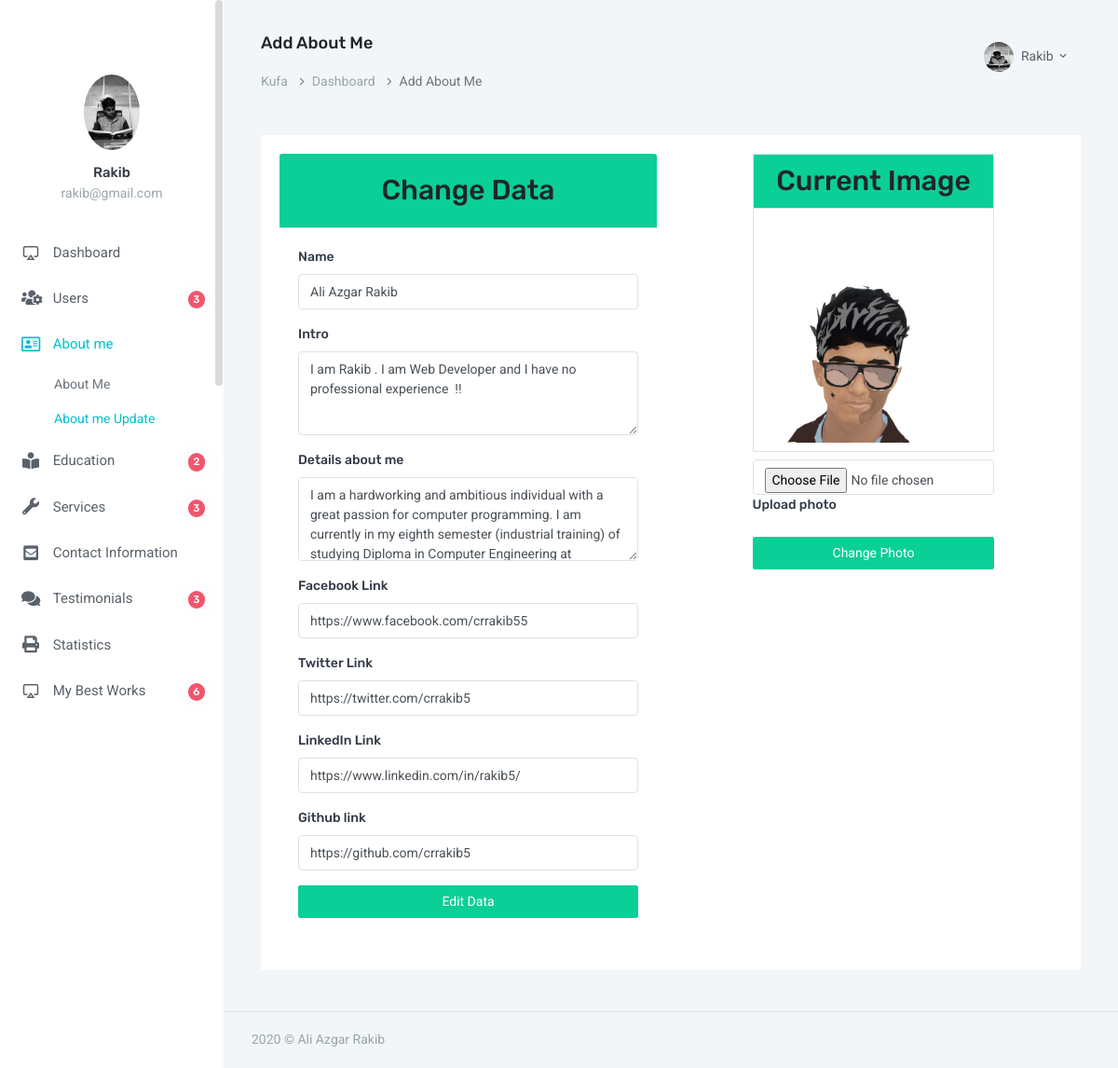
The app's page /admin/about_me.php (signed in), older data.
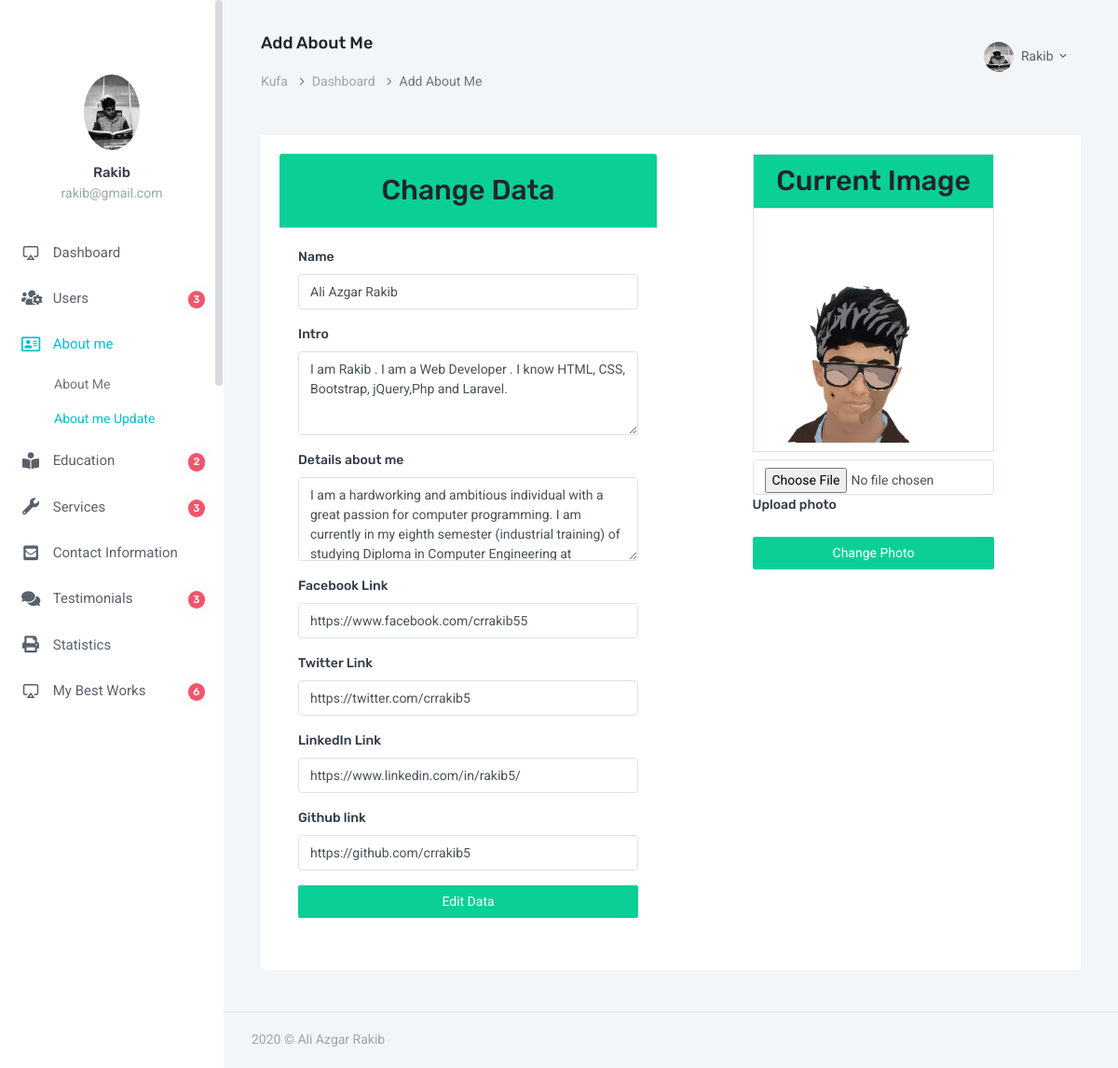
The same page, newer data.
### tables this page shows
CREATE TABLE `users` (
  `id` int(3) NOT NULL,
  `fname` varchar(100) NOT NULL,
  `email` varchar(100) NOT NULL,
  `password` varchar(255) NOT NULL,
  `status` int(1) NOT NULL DEFAULT 1,
  `photo` varchar(100) NOT NULL DEFAULT 'default.png'
);

CREATE TABLE `about_me` (
  `id` int(2) NOT NULL,
  `name` varchar(100) NOT NULL,
  `intro` varchar(300) NOT NULL,
  `details` text NOT NULL,
  `fb_link` varchar(100) NOT NULL,
  `twitter_link` varchar(100) NOT NULL,
  `linkedin_link` varchar(100) NOT NULL,
  `github_link` varchar(100) NOT NULL,
  `photo` varchar(120) NOT NULL
);

### admin/about_me.php (the view, shortened to what this page needs)
<?php
$title="Add About Me";
require_once "header.php";
require_once "db.php";
$data_from_db = $dbcon->query("SELECT * FROM about_me");
$about_me_data = $data_from_db->fetch_assoc();
?>
                                	<div class="row">
                                		<div class="col-6">
                                			<div class="card">
																	  <div class="card-header bg-success text-center"><h2>Change Data</h2></div>
																	  <div class="card-body">
																	  	<form action="about_me_update.php" method="post">
																				<div class="form-group">
																					<label for="project_name">Name</label>
																					<input type="text" class="form-control" name="name" value="<?=$about_me_data['name']?>">
																				</div>
																				<div class="form-group">
																					<label for="project_catagory">Intro</label>
																					<textarea name="intro" class="form-control"><?=$about_me_data['intro']?></textarea>
																				</div>
																				<div class="form-group">
																					<label for="project_catagory">Details about me</label>
																					<textarea name="details" class="form-control"><?=$about_me_data['details']?></textarea>
																				</div>
																				<div class="form-group">
																					<label for="project_catagory">Facebook Link</label>
																					<input type="text" class="form-control" name="fb_link" value="<?=$about_me_data['fb_link']?>">
																				</div>
																				<div class="form-group">
																					<label for="project_catagory">Twitter Link</label>
																					<input type="text" class="form-control" name="twitter_link" value="<?=$about_me_data['twitter_link']?>">
																				</div>
																				<div class="form-group">
																					<label for="project_catagory">LinkedIn Link</label>
																					<input type="text" class="form-control" name="instra_link" value="<?=$about_me_data['linkedin_link']?>">
																				</div>
																				<div class="form-group">
																					<label for="project_catagory">Github link</label>
																					<input type="text" class="form-control" name="github_link" value="<?=$about_me_data['github_link']?>">
																				</div>
																				<div class="form-group">
																					<input class="btn btn-block btn-success" type="submit" value="Edit Data" name="submit">
																				</div>
																			</form>
																	  </div>
																	</div>
                                		</div>
				                            <div class="col-4 mx-auto">
																			<table class="table-bordered text-center mb-2" width="100%">
																				<tr class="bg-success">
																					<th ><h2> Current Image	</h2></th>
																				</tr>
																				<tr>
																					<td>
																						<img class="mt-0 mb-2" src="image/profile/<?=$about_me_data['photo']?>" alt="profile image" width='250'>
																					</td>
																				</tr>
																			</table>
				                            	<form action="about_me_update.php" enctype="multipart/form-data" method="post">
																				<div class="form-group">
																					<input class="form-control" type="file" name="photo">
																					<label for="">Upload photo</label>
																				</div>
																				<input class="btn btn-block btn-success" type="submit" name="photo_submit" value="Change Photo">
				                            	</form>
				                            </div>
                                	</div>
<?php
    require_once "footer.php";
?>

### admin/header.php (shortened to what this page needs)
<?php require_once "db.php"; ?>
<!doctype html>
<html lang="en">
<head>
        <link rel="stylesheet" href="https://cdnjs.cloudflare.com/ajax/libs/twitter-bootstrap/4.1.3/css/bootstrap.css">
        <link rel="stylesheet" href="https://cdn.datatables.net/1.10.20/css/dataTables.bootstrap4.min.css">
        <link href="assets/css/bootstrap.min.css" rel="stylesheet" type="text/css" />
        <link href="assets/css/icons.css" rel="stylesheet" type="text/css" />
        <link rel="stylesheet" href="../front_end_assets/css/fontawesome-all.min.css">
        <link href="assets/css/metismenu.min.css" rel="stylesheet" type="text/css" />
        <link href="assets/css/style.css" rel="stylesheet" type="text/css" />
    </head>
    <body>
        <div id="wrapper">
            <div class="left side-menu">
                <div class="slimscroll-menu" id="remove-scroll">
                    <div class="user-box">
                        <div class="user-img">
                <?php
                    $email_for_photo = $_SESSION['user_email'];
                    $query_for_photo = $dbcon->query( "SELECT photo FROM users WHERE email='$email_for_photo'");
                    $photo_from_db   = $query_for_photo -> fetch_assoc();
                 ?>
                            <img src="image/users/<?=$photo_from_db['photo']?>" alt="user-img" title="Mat Helme" class="rounded-circle img-fluid">
                        </div>
                        <h5><a href="#"><?= $_SESSION['user_name']?></a> </h5>
                        <p class="text-muted"><?=$_SESSION['user_email']?></p>
                    </div>
                    <div id="sidebar-menu">
                        <ul class="metismenu" id="side-menu">
                            <li>
                                <a href="index.php">
                                    <i class="fi-air-play"></i> <span> Dashboard </span>
                                </a>
                            </li>
                            <li>
                                <a href="users.php"><i class="fas fa-users-cog"></i>
                                    <span class="badge badge-danger badge-pill float-right">
                                        <?php
                                        $result = $dbcon->query("SELECT COUNT(*) AS total_users FROM users");
                                        $row = $result->fetch_assoc();
                                        echo $row['total_users'];
                                        ?>
                                    </span>
                                    <span> Users </span>
                                </a>
                            </li>
                            <li>
                                <a href="javascript: void(0);"><i class="far fa-address-card"></i>  <span> About me </span></a>
                                <ul class="nav-second-level" aria-expanded="false">
                                    <li><a href="about_me_main.php">About Me</a></li>
                                    <li><a href="about_me.php">About me Update</a></li>
                                </ul>
                            </li>
                            <li>
                                <a href="javascript: void(0);"><i class="fas fa-book-reader"></i>
                                    <span class="badge badge-danger badge-pill float-right">
                                        <?php
                                        $education_result = $dbcon->query("SELECT COUNT(*) AS total_field FROM education_informations");
                                        $education_row = $education_result->fetch_assoc();
                                        echo $education_row['total_field'];
                                        ?>
                                    </span>
                                <span> Education </span></a>
                            </li>
                            <li>
                                <a href="javascript: void(0);"><i class="fas fa-wrench"></i>
                                    <span class="badge badge-danger badge-pill float-right">
                                        <?php
                                        $services_result = $dbcon->query("SELECT COUNT(*) AS total_field FROM services");
                                        $services_row = $services_result->fetch_assoc();
                                        echo $services_row['total_field'];
                                        ?>
                                    </span>
                                    <span> Services </span></a>
                            </li>
                            <li>
                                <a href="javascript: void(0);"><i class="fas fa-envelope-square"></i> <span> Contact Information</span></a>
                            </li>
                            <li>
                                <a href="javascript: void(0);"><i class="fas fa-comments"></i>
                                    <span class="badge badge-danger badge-pill float-right">
                                        <?php
                                        $testimonial_result = $dbcon->query("SELECT COUNT(*) AS total_field FROM testimonials");
                                        $testimonial_row = $testimonial_result->fetch_assoc();
                                        echo $testimonial_row['total_field'];
                                        ?>
                                    </span>
                                    <span> Testimonials</span></a>
                            </li>
                            <li>
                                <a href="javascript: void(0);"><i class="fas fa-print"></i><span> Statistics</span></a>
                            </li>
                            <li>
                                <a href="javascript: void(0);"><i class="fi-air-play"></i>
                                    <span class="badge badge-danger badge-pill float-right">
                                        <?php
                                        $best_works_result = $dbcon->query("SELECT COUNT(*) AS total_field FROM my_best_works");
                                        $best_works_row = $best_works_result->fetch_assoc();
                                        echo $best_works_row['total_field'];
                                        ?>
                                    </span>
                                    <span> My Best Works</span></a>
                            </li>
                            <li>
                                <a href="all_guest_message.php">
                                </a>
                            </li>
                        </ul>
                    </div>
                </div>
            </div>
            <div class="content-page">
                <div class="topbar">
                    <nav class="navbar-custom">
                        <ul class="list-unstyled topbar-right-menu float-right mb-0">
                            <li class="dropdown notification-list">
                                <a class="nav-link dropdown-toggle nav-user" data-toggle="dropdown" href="#" role="button"
                                   aria-haspopup="false" aria-expanded="false">
                                    <img src="image/users/<?=$photo_from_db['photo']?>" alt="user" class="rounded-circle"> <span class="ml-1"><?=$_SESSION['user_name']?> <i class="mdi mdi-chevron-down"></i> </span>
                                </a>
                            </li>
                        </ul>
                        <ul class="list-inline menu-left mb-0">
                            <li>
                                <h4 class="page-title-main"><?=$title?></h4>
                                <ol class="breadcrumb">
                                    <li class="breadcrumb-item"><a href="../index.php">Kufa</a></li>
                                    <li class="breadcrumb-item"><a href="index.php">Dashboard</a></li>
                                    <li class="breadcrumb-item active"><?=$title?></li>
                                </ol>
                            </li>
                        </ul>
                    </nav>
                </div>
                <div class="content">
                    <div class="container-fluid">
                        <div class="row">
                            <div class="col-12">
                                <div class="card-box">

### admin/footer.php (shortened to what this page needs)
                                </div>
                            </div>
                        </div>
                    </div>
                </div>
                <footer class="footer">
                    <?=date("Y")?> © Ali Azgar Rakib
                </footer>
            </div>
        </div>
    </body>
</html>

Row changes from the older to the newer data that the page shows:
changed about_me "Ali Azgar Rakib": intro "I am Rakib . I am Web Developer and I have no professional experience !!" → "I am Rakib . I am a Web Developer . I know HTML, CSS, Bootstrap, jQuery,Php and Laravel."
